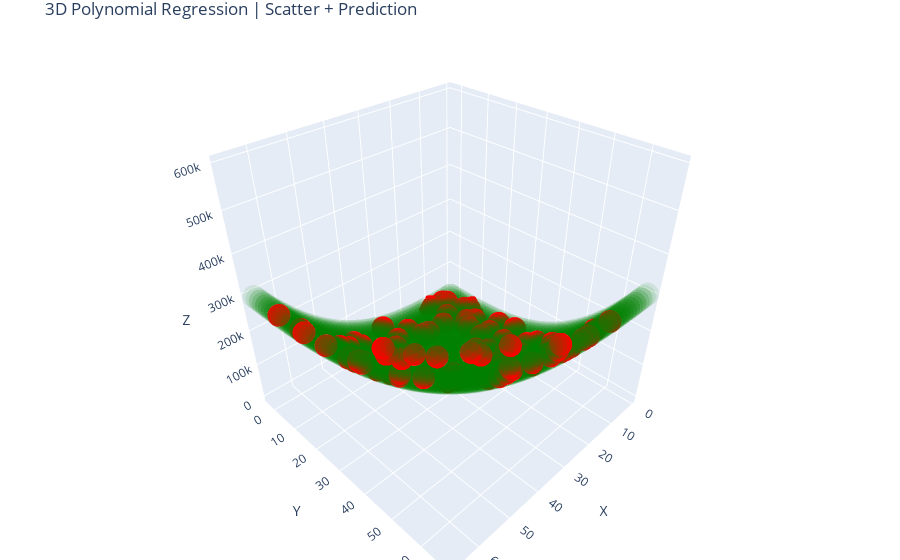

Here is the notebook cell this chart was saved with:
### Code cell
x = 7 * np.random.rand(100, 1) * 10 - 2.8
y = 7 * np.random.rand(100, 1) * 10 - 2.8
z = x**3 + y**3 + 0.2*x + 0.2*y + 0.1*x*y + np.random.randn(100, 1)

data = pd.DataFrame(np.hstack((x, y, z)), columns=['x', 'y', 'z'])

X = data[['x', 'y']]
y_target = data['z']


poly = PolynomialFeatures(degree=3)
X_poly = poly.fit_transform(X)
model = LinearRegression()
model.fit(X_poly, y_target)



# Plotting the 3D surface
x_range = np.linspace(data['x'].min(), data['x'].max(), 50)
y_range = np.linspace(data['y'].min(), data['y'].max(), 50)
xx, yy = np.meshgrid(x_range, y_range)
grid = np.c_[xx.ravel(), yy.ravel()]
zz = model.predict(poly.transform(grid))
surface_df = pd.DataFrame({'x': grid[:, 0], 'y': grid[:, 1], 'z': zz})


fig = px.scatter_3d(data, x='x', y='y', z='z', opacity=1, color_discrete_sequence=['red'])

fig.add_traces(
    px.scatter_3d(surface_df, x='x', y='y', z='z', opacity=0.1, color_discrete_sequence=['green']).data
)

fig.update_layout(
    title="3D Polynomial Regression | Scatter + Prediction",
    scene=dict(xaxis_title='X', yaxis_title='Y', zaxis_title='Z'),
    margin=dict(l=0, r=0, t=30, b=0)
)
fig.show()

### Figure 1 — Plotly figure (JSON) as saved in the notebook; plotly's stock layout.template omitted (floating-point values rounded to 4 significant figures; data arrays with more than 128 entries replaced by an {"elided": "..."} marker saying what was removed)
{"data": [{"hovertemplate": "x=%{x}<br>y=%{y}<br>z=%{z}<extra></extra>", "legendgroup": "", "marker": {"color": "red", "opacity": 1, "symbol": "circle"}, "mode": "markers", "name": "", "scene": "scene", "showlegend": false, "type": "scatter3d", "x": [17.06, 22.62, 42.41, 37.15, 22.13, 66.26, 39.6, 13.81, 4.325, 7.9, 14.42, 8.448, 10.26, 17.16, 9.336, 59.97, 2.816, 33.92, 25.93, 65.97, 5.043, 25.05, 65.06, 57.79, 54.4, 15.25, 9.162, 44.01, 62.26, 36.17, 37.21, 16.8, 51.06, 10.29, 19.86, 26.98, 32.73, 14.17, 5.239, 39.94, 17.4, 37.89, 8.005, 30.88, 34.48, 0.8276, 20.76, 6.609, 1.636, 66.5, 19.76, 53.89, 15.02, 44.91, 50.42, 38.89, 30.21, 26.03, 21.62, 62.27, 55.34, 64.75, 5.901, 48.36, 62.88, 9.886, 1.855, 49.08, 37.41, 56.13, 6.984, 52.87, 11.31, 8.656, 8.699, 54.22, 43.76, 33.81, 22.32, 58.6, 24.67, 54.36, 27.94, 23.59, 29.59, 18.3, 49.53, 32.39, 13.45, 60.17, 24.07, 35.25, 60.65, 40.9, 5.383, 62.99, 41.14, 20.64, 6.949, 52.78], "y": [40.61, 34.54, 59.77, 52.4, 7.817, 19.02, 14.59, 49.28, -0.4527, 37.09, 50.57, 58.57, 21.15, 54.69, 4.944, 56.45, 6.124, 25.01, 53.01, 7.694, 13.25, 47.76, 47.6, 42.08, 45.78, 35.19, 14.83, 21.4, 9.912, 60.79, 38.04, 25.26, 29.54, 63.51, 7.935, 38.24, 32.61, 40.0, -1.532, 58.25, 62.45, 36.76, 45.97, 61.77, 46.71, 7.878, 37.54, 39.67, 26.89, 48.75, 62.61, 61.99, 28.76, 5.127, 66.14, 55.92, 5.926, 61.66, 58.09, 33.52, 38.59, 25.13, 1.033, 20.66, 53.4, -2.476, 20.54, 25.07, 34.82, 61.59, 21.44, 21.49, 48.83, 28.86, 12.92, 28.87, 7.06, 9.547, 32.09, 26.52, 61.24, 22.57, 37.84, 41.46, -1.883, 43.65, 9.663, 64.47, 7.606, 26.22, 3.174, 66.98, 32.35, 38.88, 1.895, 49.7, 11.89, 60.06, 11.56, 10.55], "z": [72000.0, 52870.0, 290100.0, 195400.0, 11330.0, 297900.0, 65290.0, 122400.0, 82.62, 51560.0, 132400.0, 201600.0, 10560.0, 168700.0, 941.0, 396000.0, 256.5, 54750.0, 166600.0, 287600.0, 2463.0, 124800.0, 383600.0, 267700.0, 257100.0, 47190.0, 4047.0, 95120.0, 242300.0, 272200.0, 106700.0, 20910.0, 159100.0, 257300.0, 8351.0, 75660.0, 69880.0, 66920.0, 139.6, 261600.0, 248900.0, 104200.0, 97680.0, 265400.0, 143100.0, 493.6, 61940.0, 62760.0, 19460.0, 410300.0, 253200.0, 395100.0, 27230.0, 90720.0, 417800.0, 234000.0, 27800.0, 252200.0, 206300.0, 279300.0, 227200.0, 287500.0, 208.7, 122000.0, 401300.0, 950.5, 8686.0, 134100.0, 94720.0, 410800.0, 10220.0, 157800.0, 117900.0, 24710.0, 2832.0, 183600.0, 84210.0, 39580.0, 44230.0, 220100.0, 244800.0, 172300.0, 76120.0, 84490.0, 25900.0, 89370.0, 122500.0, 302200.0, 2889.0, 236100.0, 13990.0, 344600.0, 257200.0, 127300.0, 165.7, 373000.0, 71370.0, 225600.0, 1891.0, 148300.0]}, {"hovertemplate": "x=%{x}<br>y=%{y}<br>z=%{z}<extra></extra>", "legendgroup": "", "marker": {"color": "green", "opacity": 0.1, "symbol": "circle"}, "mode": "markers", "name": "", "scene": "scene", "showlegend": false, "type": "scatter3d", "x": {"elided": "2500 float values"}, "y": {"elided": "2500 float values"}, "z": {"elided": "2500 float values"}}], "layout": {"legend": {"tracegroupgap": 0}, "margin": {"b": 0, "l": 0, "r": 0, "t": 30}, "scene": {"domain": {"x": [0, 1], "y": [0, 1]}, "xaxis": {"title": {"text": "X"}}, "yaxis": {"title": {"text": "Y"}}, "zaxis": {"title": {"text": "Z"}}}, "title": {"text": "3D Polynomial Regression | Scatter + Prediction"}}}
